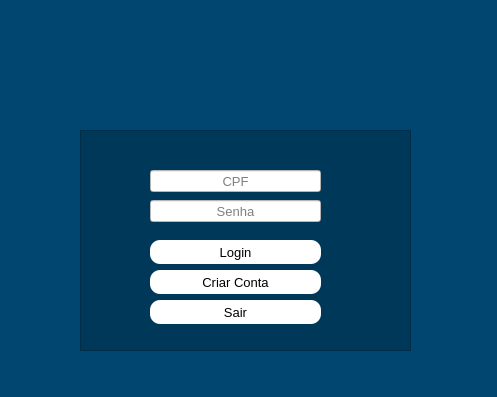
<?xml version="1.0" encoding="UTF-8"?>
<ui version="4.0">
 <class>Login</class>
 <widget class="QWidget" name="Login">
  <property name="geometry">
   <rect>
    <x>0</x>
    <y>0</y>
    <width>497</width>
    <height>397</height>
   </rect>
  </property>
  <property name="windowTitle">
   <string>Form</string>
  </property>
  <property name="styleSheet">
   <string notr="true">background-color: rgb(0, 70, 112);</string>
  </property>
  <widget class="QFrame" name="frame">
   <property name="geometry">
    <rect>
     <x>80</x>
     <y>130</y>
     <width>331</width>
     <height>221</height>
    </rect>
   </property>
   <property name="styleSheet">
    <string notr="true">background-color: rgba(0, 0, 0,0.2);</string>
   </property>
   <property name="frameShape">
    <enum>QFrame::StyledPanel</enum>
   </property>
   <property name="frameShadow">
    <enum>QFrame::Raised</enum>
   </property>
   <widget class="QLineEdit" name="cpf_lineEdit">
    <property name="geometry">
     <rect>
      <x>70</x>
      <y>40</y>
      <width>171</width>
      <height>22</height>
     </rect>
    </property>
    <property name="font">
     <font>
      <pointsize>10</pointsize>
      <weight>50</weight>
      <bold>false</bold>
     </font>
    </property>
    <property name="toolTip">
     <string>&lt;html&gt;&lt;head/&gt;&lt;body&gt;&lt;p align=&quot;center&quot;&gt;&lt;br/&gt;&lt;/p&gt;&lt;/body&gt;&lt;/html&gt;</string>
    </property>
    <property name="styleSheet">
     <string notr="true">color: rgb(0, 0, 0);
background-color: rgb(255, 255, 255);</string>
    </property>
    <property name="alignment">
     <set>Qt::AlignCenter</set>
    </property>
    <property name="readOnly">
     <bool>false</bool>
    </property>
    <property name="placeholderText">
     <string>CPF</string>
    </property>
   </widget>
   <widget class="QLineEdit" name="senha_lineEdit">
    <property name="geometry">
     <rect>
      <x>70</x>
      <y>70</y>
      <width>171</width>
      <height>22</height>
     </rect>
    </property>
    <property name="font">
     <font>
      <pointsize>10</pointsize>
      <weight>50</weight>
      <bold>false</bold>
     </font>
    </property>
    <property name="toolTip">
     <string>&lt;html&gt;&lt;head/&gt;&lt;body&gt;&lt;p align=&quot;center&quot;&gt;&lt;br/&gt;&lt;/p&gt;&lt;/body&gt;&lt;/html&gt;</string>
    </property>
    <property name="styleSheet">
     <string notr="true">color: rgb(0, 0, 0);
background-color: rgb(255, 255, 255);</string>
    </property>
    <property name="echoMode">
     <enum>QLineEdit::Password</enum>
    </property>
    <property name="alignment">
     <set>Qt::AlignCenter</set>
    </property>
    <property name="placeholderText">
     <string>Senha</string>
    </property>
   </widget>
   <widget class="QPushButton" name="login_Button">
    <property name="geometry">
     <rect>
      <x>70</x>
      <y>110</y>
      <width>171</width>
      <height>24</height>
     </rect>
    </property>
    <property name="font">
     <font>
      <pointsize>10</pointsize>
      <weight>50</weight>
      <bold>false</bold>
     </font>
    </property>
    <property name="cursor">
     <cursorShape>PointingHandCursor</cursorShape>
    </property>
    <property name="styleSheet">
     <string notr="true">QPushButton{

	color: rgb(0, 0, 0);
	background-color: rgb(255, 255, 255);
	border-radius:10px

}

QPushButton:hover{

	color: rgb(255, 255, 255);
	background-color: rgb(0, 0, 0);
}</string>
    </property>
    <property name="text">
     <string>Login</string>
    </property>
   </widget>
   <widget class="QPushButton" name="nova_conta_Button">
    <property name="geometry">
     <rect>
      <x>70</x>
      <y>140</y>
      <width>171</width>
      <height>24</height>
     </rect>
    </property>
    <property name="font">
     <font>
      <pointsize>10</pointsize>
     </font>
    </property>
    <property name="cursor">
     <cursorShape>PointingHandCursor</cursorShape>
    </property>
    <property name="styleSheet">
     <string notr="true">QPushButton{

	color: rgb(0, 0, 0);
	background-color: rgb(255, 255, 255);
	border-radius:10px
}

QPushButton:hover{

	color: rgb(255, 255, 255);
	background-color: rgb(0, 0, 0);
}</string>
    </property>
    <property name="text">
     <string>Criar Conta</string>
    </property>
   </widget>
   <widget class="QPushButton" name="sair_Button">
    <property name="geometry">
     <rect>
      <x>70</x>
      <y>170</y>
      <width>171</width>
      <height>24</height>
     </rect>
    </property>
    <property name="font">
     <font>
      <pointsize>10</pointsize>
      <weight>50</weight>
      <bold>false</bold>
     </font>
    </property>
    <property name="cursor">
     <cursorShape>PointingHandCursor</cursorShape>
    </property>
    <property name="styleSheet">
     <string notr="true">QPushButton{

	color: rgb(0, 0, 0);
	background-color: rgb(255, 255, 255);
	border-radius:10px

}

QPushButton:hover{

	color: rgb(255, 255, 255);
	background-color: rgb(0, 0, 0);
}</string>
    </property>
    <property name="text">
     <string>Sair</string>
    </property>
   </widget>
   <zorder>senha_lineEdit</zorder>
   <zorder>cpf_lineEdit</zorder>
   <zorder>login_Button</zorder>
   <zorder>nova_conta_Button</zorder>
   <zorder>sair_Button</zorder>
  </widget>
  <widget class="QLabel" name="label">
   <property name="geometry">
    <rect>
     <x>160</x>
     <y>50</y>
     <width>141</width>
     <height>111</height>
    </rect>
   </property>
   <property name="text">
    <string/>
   </property>
   <property name="pixmap">
    <pixmap>icon_title.png</pixmap>
   </property>
   <property name="scaledContents">
    <bool>true</bool>
   </property>
  </widget>
  <widget class="QLineEdit" name="lineEdit">
   <property name="geometry">
    <rect>
     <x>220</x>
     <y>120</y>
     <width>16</width>
     <height>16</height>
    </rect>
   </property>
  </widget>
  <zorder>lineEdit</zorder>
  <zorder>label</zorder>
  <zorder>frame</zorder>
 </widget>
 <tabstops>
  <tabstop>lineEdit</tabstop>
  <tabstop>cpf_lineEdit</tabstop>
  <tabstop>senha_lineEdit</tabstop>
  <tabstop>login_Button</tabstop>
  <tabstop>nova_conta_Button</tabstop>
 </tabstops>
 <resources/>
 <connections/>
</ui>
